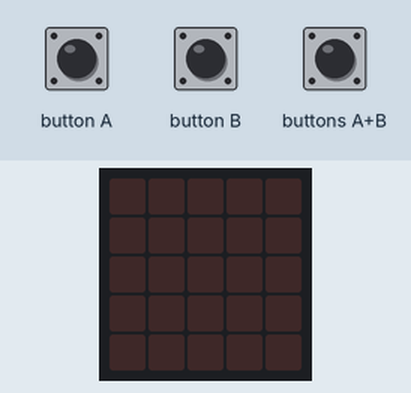
This program was run on a simulated BBC micro:bit (MakeCode). On the bench: the board's 5×5 LED display. The inputs (shaded band) are chosen by the test bench.

Above: at 1.2 s.
1.3 s: button A pressed for 0.15 s
At 3.2 s:
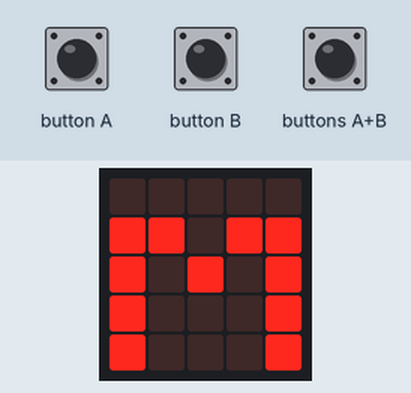
3.7 s: buttons A+B pressed for 0.15 s
At 4.4 s:
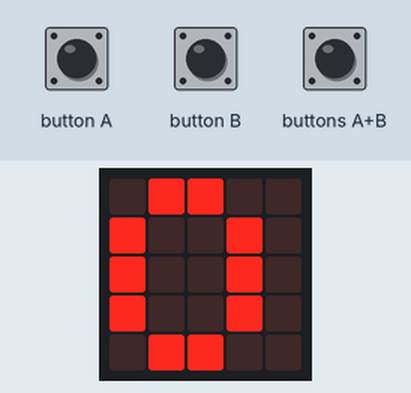
6.1 s: buttons A+B pressed for 1 s
Timing chart, 0 to 9.1 s (numbered marks = the images above; inputs shaded):
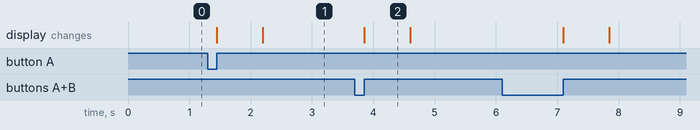

The program:

main.ts
```typescript
input.onButtonPressed(Button.A, function () {
    if (Distance < 1000) {
        basic.showNumber(Distance)
        basic.showString("m")
    } else {
        basic.showNumber(Distance / 1000)
        basic.showString("km")
    }
})
input.onButtonPressed(Button.AB, function () {
    Distance = 0
    pas = 0.25
    basic.showNumber(Distance)
    basic.clearScreen()
})
input.onButtonPressed(Button.B, function () {
    if (pas <= 1.2) {
        pas += 0.1
    }
})
let pas = 0
let Distance = 0
Distance = 0
pas = 0.25
basic.forever(function () {
    if (input.isGesture(Gesture.Shake) || input.isGesture(Gesture.LogoDown)) {
        Distance += pas
    }
})
```

test.ts
```typescript
// les tests vont ici ; cela ne sera pas compilé si ce paquet est utilisé en tant qu'extension.
```

Measured:
- after the input at 1.3 s, the display: first changes after 0.15 s (image 1 shows a later state)
- after the input at 3.7 s, the display: changes after 0.15 s (image 2)
- what the display in image 2 shows lasts 0.7 s, from 3.9 s to 4.6 s
